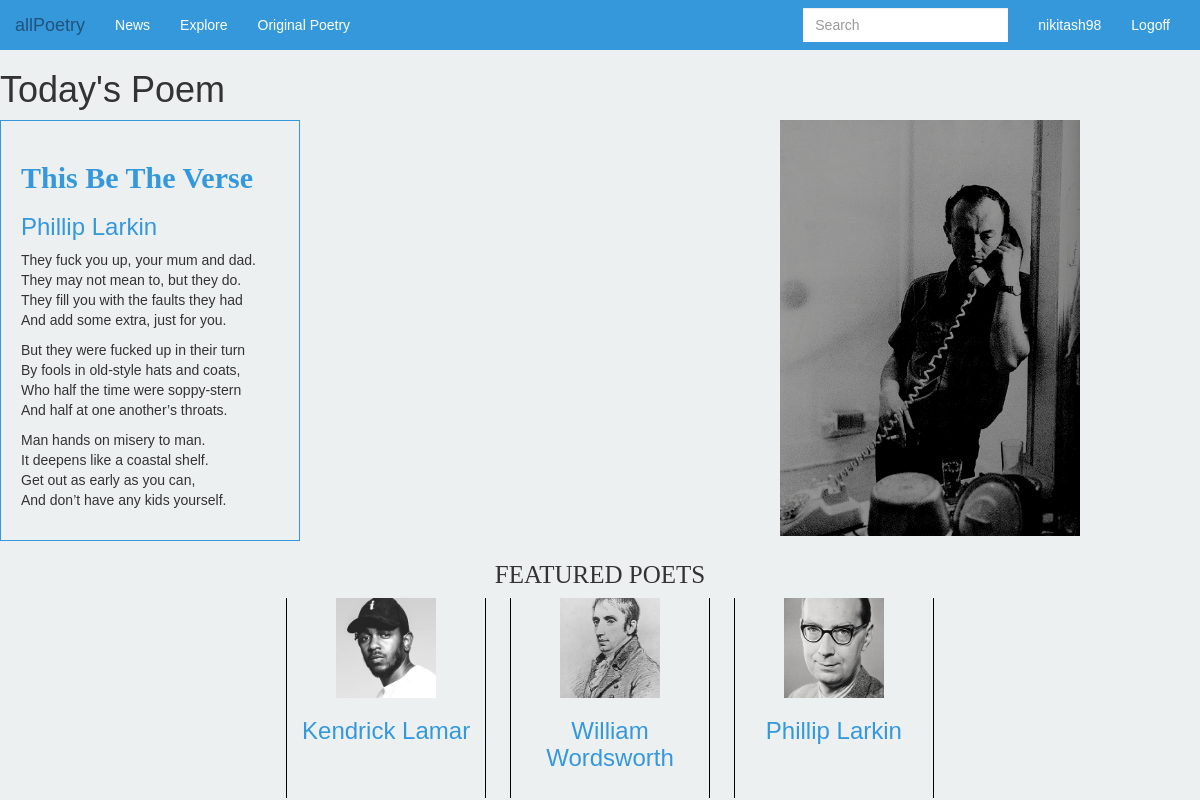
The app's page /poetry/ (signed in) with its own data.
### poetry/models.py (models this page shows, shortened)
class Poem(models.Model):
    writer = models.ForeignKey(Author, on_delete = models.CASCADE)
    title = models.CharField(max_length = 300)
    text = models.TextField()
    keywords = models.TextField()

class Author(models.Model):
    objects = AuthorManager()
    name = models.CharField(max_length = 100)
    portrait = models.FileField()
    def __str__(self):
        return self.name

### poetry/views.py (the view)
def index(request):
    all_authors = Author.objects.all()
    featured_poem = Poem.objects.all()[2]
    context = {'all_authors' : all_authors, 'featured_poem' : featured_poem}
    return render(request, 'poetry/index.html', context)

### poetry/templates/poetry/index.html (shortened to what this page needs)
<!DOCTYPE html>
{% extends 'poetry/base.html' %}
{% block body %}
<head>
</head>
  <h1> Today's Poem </h1>
<div class = "thetop">
<div class = "featured_poem">
    <h2> <a href = "{{featured_poem.pk}}">{{featured_poem.title}} </a></h2>
    <h3> <a href = "{% url 'poetry:authordetail' featured_poem.writer.pk%}"> {{featured_poem.writer}}</a> </h3>
    <body> {{featured_poem.text | linebreaks}} </body>
  </div>
<div class = "right">
  <img src = "/media/frankphone.jpg">
</div>
</div>
<div class = "thebottom">
<h1> FEATURED POETS</h1>
<div class = "featured_poets">
{% for item in all_authors %}
<div class = "the_feature">
  <a href = "{% url 'poetry:authordetail' item.pk %}">
  <img src = "{{item.portrait.url}}">
  <br>
  <h3> {{ item.name }} </h3>
  </a>
</div>
{% endfor %}
</div>
</div>
{% endblock %}

### poetry/templates/poetry/base.html (shortened to what this page needs)
{% load staticfiles %}
<!DOCTYPE html>
<link rel = "stylesheet" href = "https://maxcdn.bootstrapcdn.com/bootstrap/3.3.7/css/bootstrap.min.css">
<link rel = "stylesheet" type = "text/css" href = "{% static 'poetry/style.css' %}" />
<nav class = "navbar ">
  <div class = "container-fluid">
    <div class = "navbar-header">
      <a class = "navbar-brand" href = "{% url 'poetry:index' %}">allPoetry</a>
      </div>
      <div class = "collapse navbar-collapse" id = "topNavBar">
        <ul class = "nav navbar-nav">
        <li><a href = "#">News</a></li>
        <li><a href = "{% url 'poetry:explore' %}">Explore</a></li>
        <li><a href = "#">Original Poetry</a></li>
      </ul>
      <ul class = "nav navbar-nav navbar-right">
        {% if user.is_authenticated %}
        <li><a href = "{% url 'poetry:account' %}">{{user.username}}</a></lif>
        <li><a href = "{% url 'poetry:logout'%}">Logoff</a></li>
      {% else %}
      <li><a href = "" data-toggle="modal" data-target="#myModal">Login</a></li>
      {% endif %}
    </ul>
      <form class = "navbar-form navbar-right">
        <div class = "form-group">
          <input type = "text" class = "form-control" placeholder = "Search">
        </div>
      </form>
    </div>
  </div>
</nav>
{% block body %}
{% endblock %}

### poetry/static/poetry/style.css (style rules this page uses)
a { color: #3498db; }
.navbar-brand { color: white; }
body { background-color: #ECF0F1; }
.navbar { border-radius: 0px; background-color: #3498db; border: 0px; }
.featured_poem { width: 300px; position: relative; padding: 20px; border: 1px solid #3498db; display: inline-block; }
.featured_poem h2 { font-family: "century gothic"; font-weight: bold; }
.thebottom { text-align: center; }
.thebottom h1 { font-family: "verdana"; font-weight: light; font-size: 25px; }
.featured_poets { text-align: center; }
.the_feature { vertical-align: middle; margin-left: 20px; width: 200px; height: 200px; display: inline-block; text-align: center; border-left: 1px solid black; border-right: 1px solid black; }
.thetop { overflow: visible; }
.right { position: relative; float: right; right: 10%; }
.right img { width: 300px; }
.the_feature img { object-fit: cover; height: 100px; width: 100px; }
.nav li a { color: white; }
.form-control { border-radius: 0px; border:0px; }
body { font-family: helvetica; }

### records on screen
Poem: title "This Be The Verse", writer "Phillip Larkin", text "They fuck you up, your mum and dad. They may not mean to, but they do. They fill you with the faults they had And add some extra, just for you. But they were fucked up in their turn By fools in old-style hats and coats, Who half the time were soppy-stern And half at one another’s throats. Man hands on misery to man. It deepens like a coastal shelf. Get out as early as you can, And don’t have any kids yourself."
Author: portrait (picture), name "Kendrick Lamar"
Author: portrait (picture), name "William Wordsworth"
Author: portrait (picture), name "Phillip Larkin"

### other values on screen
{{ user.username }} "nikitash98"
